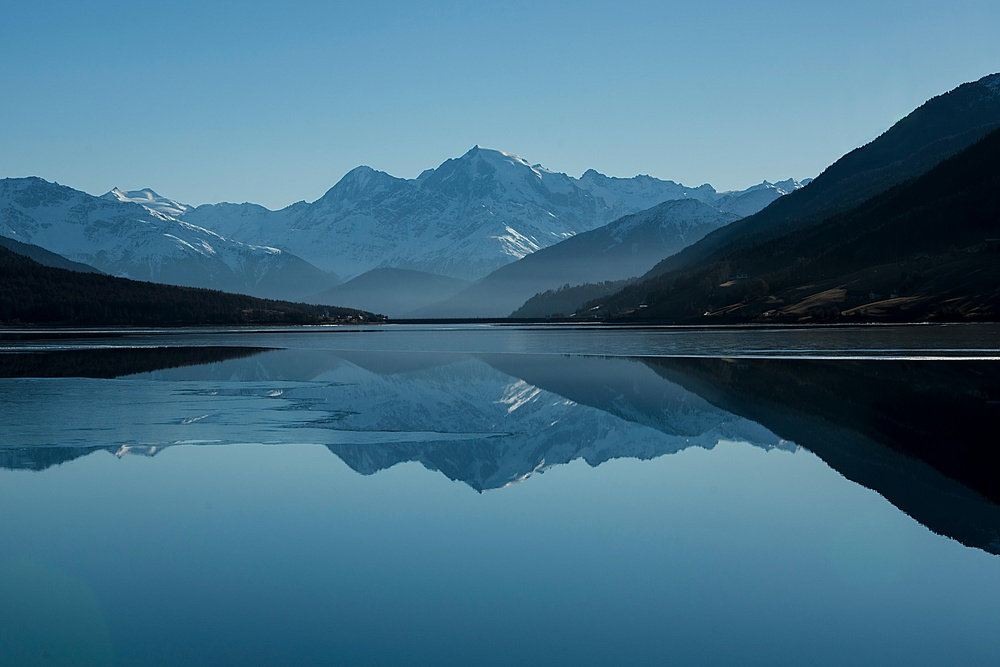
#> input picture horizon_finder/test_images/pexels-bri-schneiter-28802-346529.jpg, 1000 x 667 px, shrunk from 6000 x 4000 before the run
$ python hori_finder_image_seg.py
#> lines starting #> are read from the running program, lines starting #| are printed output that depends on the picture; after the words box and inside, x2 and y2 are one past the last pixel; in counts of white or black regions, pixels touching at a corner belong together
import numpy as np
import cv2 as cv
from matplotlib import pyplot as plt

output_file_name_prefix = "imgseg_C_"

test_landscape_image = "./test_images/pexels-bri-schneiter-28802-346529.jpg"

# Image Segmentation: https://docs.opencv.org/4.x/d3/db4/tutorial_py_watershed.html

# Image Segmentation test:
img = cv.imread(test_landscape_image)
#> img is the input picture: shape (667, 1000, 3); mean B, G, R 131.6, 108.3, 65
assert img is not None, "file could not be read, check with os.path.exists()"
gray = cv.cvtColor(img,cv.COLOR_BGR2GRAY)
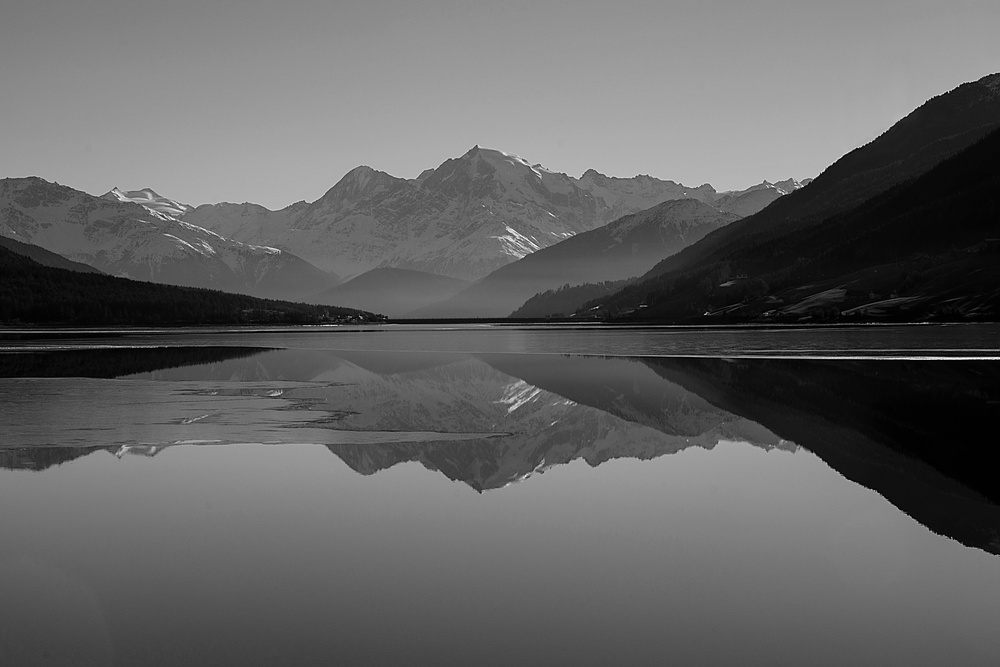
#> gray: shape (667, 1000); min 0, max 254, mean 98
ret, thresh = cv.threshold(gray,0,255,cv.THRESH_BINARY_INV+cv.THRESH_OTSU)
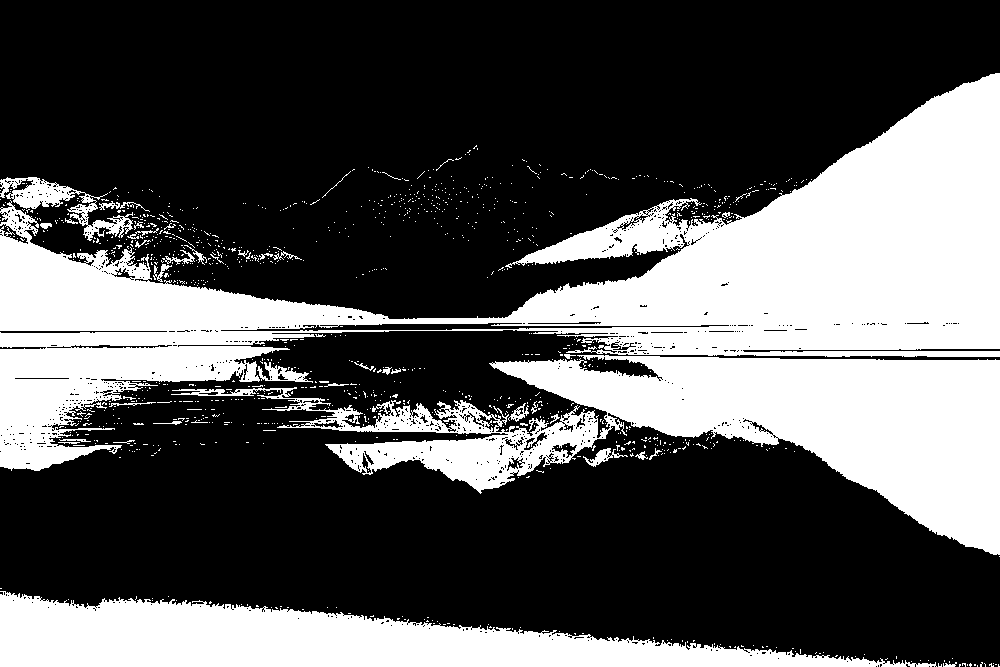
#> thresh: shape (667, 1000); 33.3% white; 1117 white regions (1077 under 20 px), largest, box (x1, y1, x2, y2) and area: (0, 73, 1000, 471) 117668, (171, 355, 1000, 555) 59742, (0, 591, 937, 667) 36991
#> ret = 83
plt.imshow(thresh,cmap = 'gray')
#plt.xticks([]), plt.yticks([])
plt.savefig(output_file_name_prefix + "image_seg_test.jpg")

$ run again, with horizon_finder/test_images/landscape_with_clouds.jpg copied over horizon_finder/test_images/pexels-bri-schneiter-28802-346529.jpg
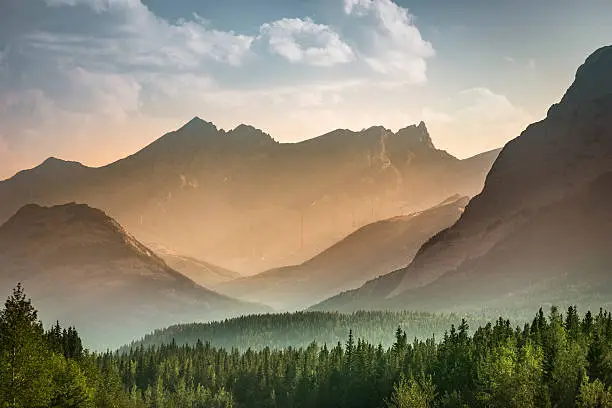
#> input picture horizon_finder/test_images/landscape_with_clouds.jpg, 612 x 408 px
#> img is the input picture: shape (408, 612, 3); mean B, G, R 111.9, 130.9, 137.9
#> `gray = cv.cvtColor(img,cv.COLOR_BGR2GRAY)`:
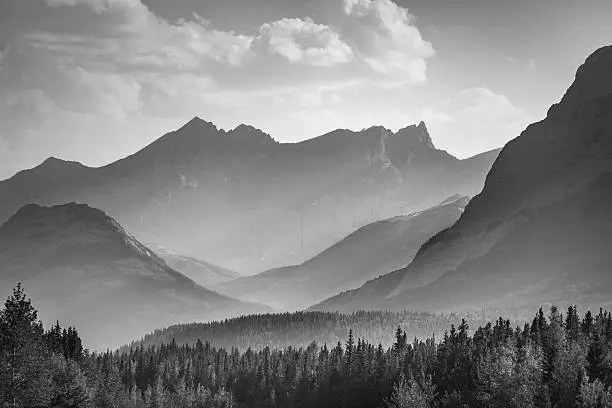
#> gray: shape (408, 612); min 0, max 254, mean 130.8
#> `ret, thresh = cv.threshold(gray,0,255,cv.THRESH_BINARY_INV+cv.THRESH_O..`:
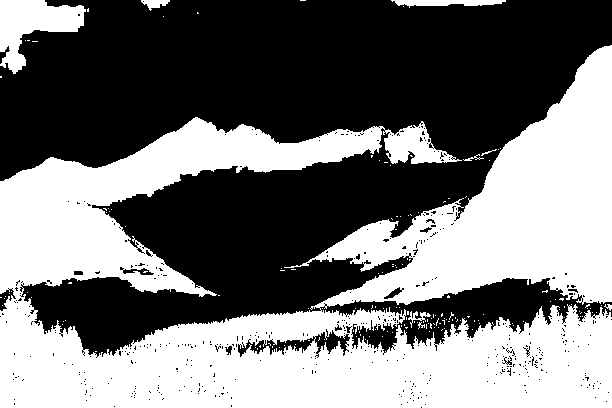
#> thresh: shape (408, 612); 46.3% white; 161 white regions (152 under 20 px), largest, box (x1, y1, x2, y2) and area: (0, 45, 612, 408) 111085, (0, 0, 86, 74) 3188, (391, 0, 506, 8) 581
#> ret = 127

$ run again, with horizon_finder/test_images/mountains-fjord_G4EWW6PIHV.jpg copied over horizon_finder/test_images/pexels-bri-schneiter-28802-346529.jpg
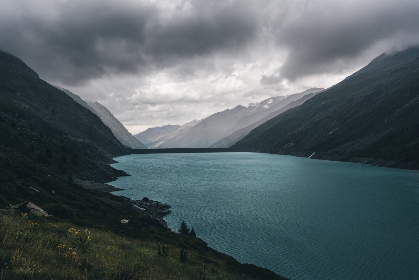
#> input picture horizon_finder/test_images/mountains-fjord_G4EWW6PIHV.jpg, 419 x 280 px
#> img is the input picture: shape (280, 419, 3); mean B, G, R 98.5, 94.4, 82
#> `gray = cv.cvtColor(img,cv.COLOR_BGR2GRAY)`:
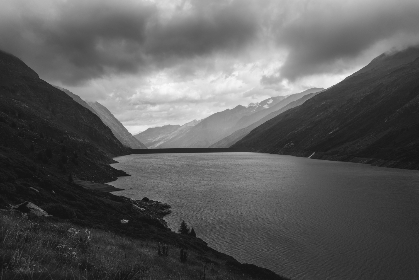
#> gray: shape (280, 419); min 18, max 250, mean 91.1
#> `ret, thresh = cv.threshold(gray,0,255,cv.THRESH_BINARY_INV+cv.THRESH_O..`:
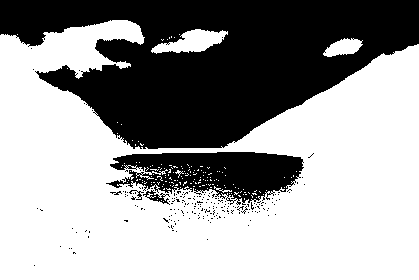
#> thresh: shape (280, 419); 61.5% white; 199 black regions (194 under 20 px), largest, box (x1, y1, x2, y2) and area: (0, 0, 419, 149) 38206, (106, 152, 304, 205) 6365, (143, 190, 170, 205) 138, (129, 190, 144, 200) 40, (110, 191, 122, 195) 21
#> ret = 102

$ run again, with horizon_finder/test_images/road_asphalt_highway_mountain_tree-61355.jpg copied over horizon_finder/test_images/pexels-bri-schneiter-28802-346529.jpg
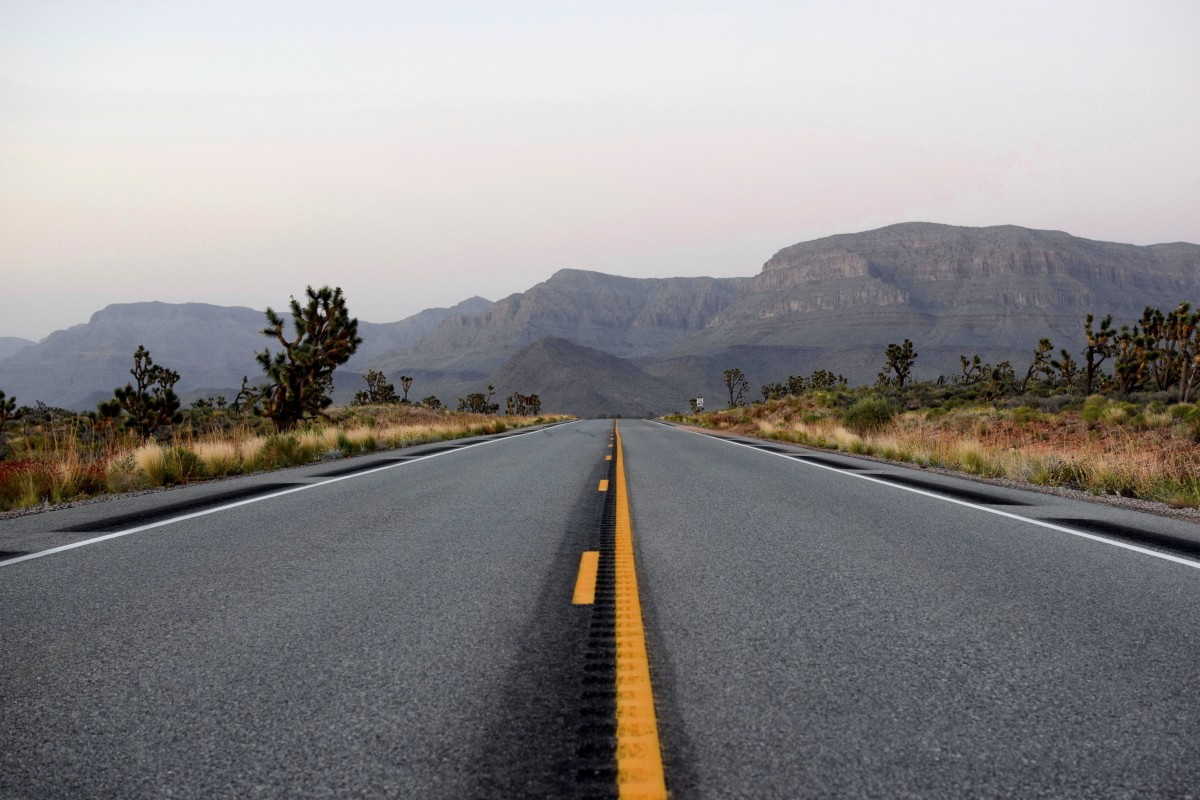
#> input picture horizon_finder/test_images/road_asphalt_highway_mountain_tree-61355.jpg, 1200 x 800 px
#> img is the input picture: shape (800, 1200, 3); mean B, G, R 137.5, 137.3, 139.6
#> `gray = cv.cvtColor(img,cv.COLOR_BGR2GRAY)`:
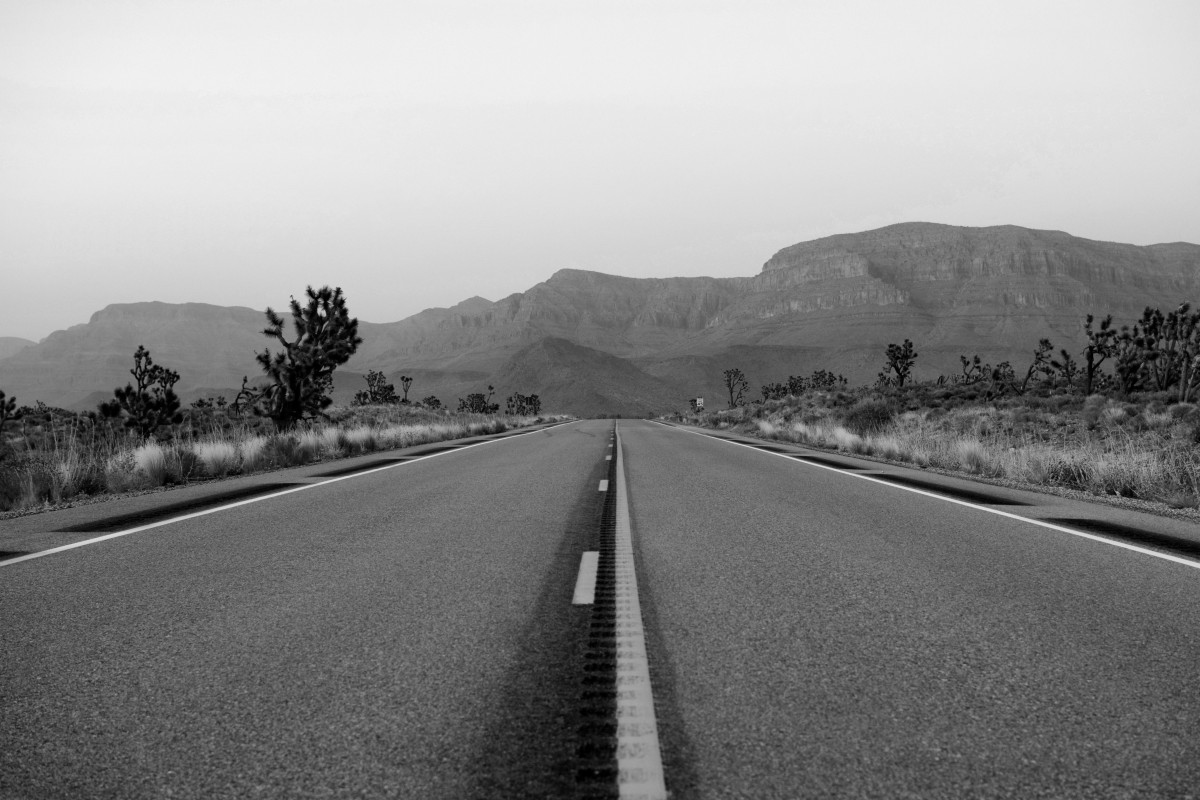
#> gray: shape (800, 1200); min 0, max 242, mean 138
#> `ret, thresh = cv.threshold(gray,0,255,cv.THRESH_BINARY_INV+cv.THRESH_O..`:
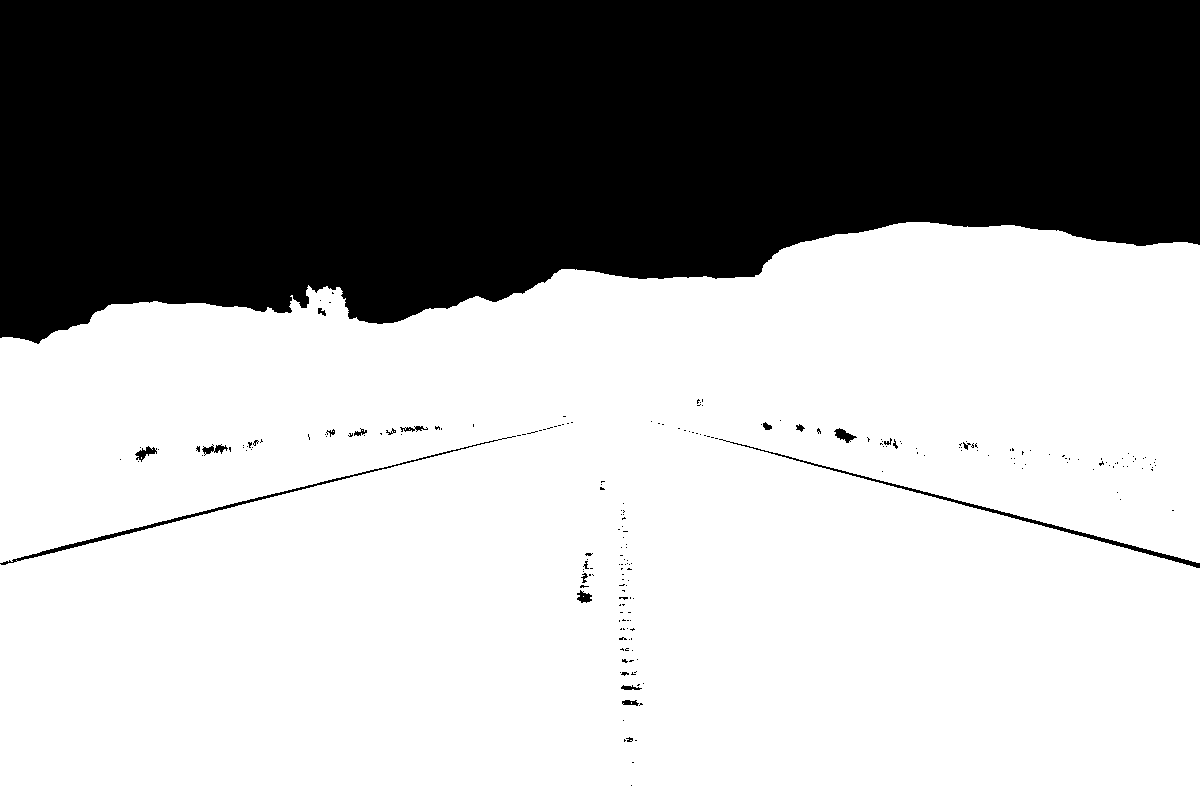
#> thresh: shape (800, 1200); 65% white; 224 black regions (201 under 20 px), largest, box (x1, y1, x2, y2) and area: (0, 0, 1200, 344) 331500, (719, 439, 1200, 568) 1436, (0, 436, 516, 565) 1374
#> ret = 158
